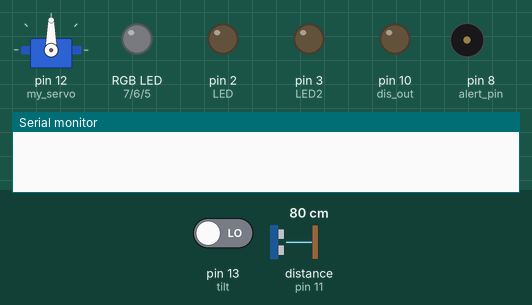
This sketch was run on a simulated Arduino Uno, built with avr-gcc and run on an emulated ATmega328P. Shown: servo, an RGB LED mixed from three pins (HIGH = lit), output pins drawn as LEDs (lit = HIGH), buzzer (waves = sounding), the last lines printed to the serial monitor. Dashed ring = blinking. The test bench sets the inputs (shaded band); at power-on: pin 13 (tilt) LOW, distance to the obstacle (sensor on pin 11) 80 cm. The echo pulse lasts 58.3 µs per cm.

Above: at 1.2 s.
1.3 s: pin 13 (tilt) driven HIGH
At 1.6 s:
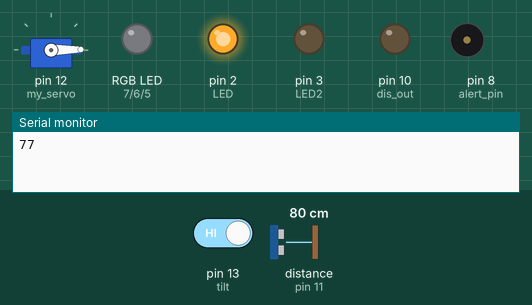
4.3 s: distance to the obstacle (sensor on pin 11) set to 33 cm
7.3 s: distance to the obstacle (sensor on pin 11) set to 27 cm
At 7.8 s:
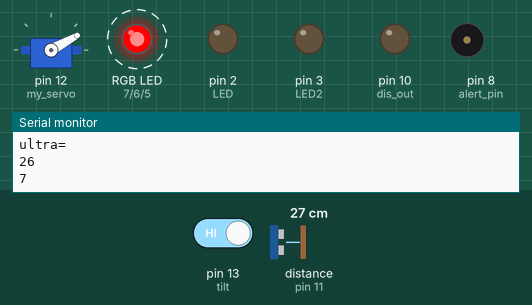
10.3 s: distance to the obstacle (sensor on pin 11) set to 36 cm
At 10.55 s:
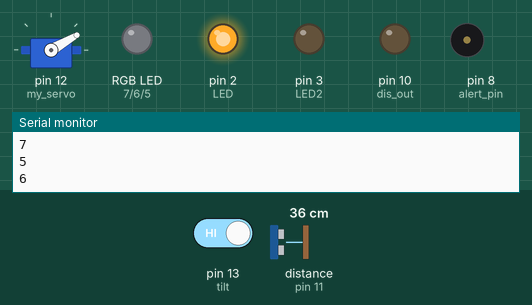
13.3 s: distance to the obstacle (sensor on pin 11) set to 2 cm
At 13.8 s:
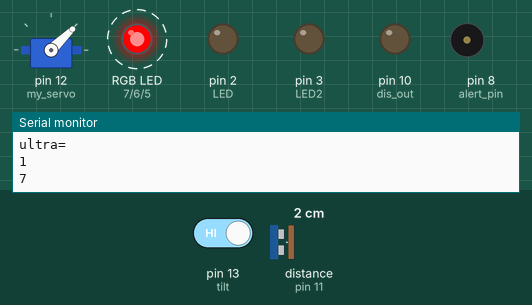
16.3 s: distance to the obstacle (sensor on pin 11) set to 250 cm
At 16.68 s:
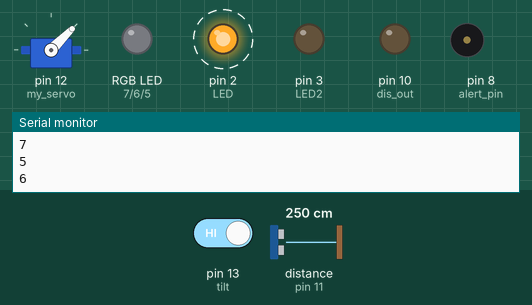
Timing chart, 0 to 25.8 s (numbered marks = the images above; inputs shaded):
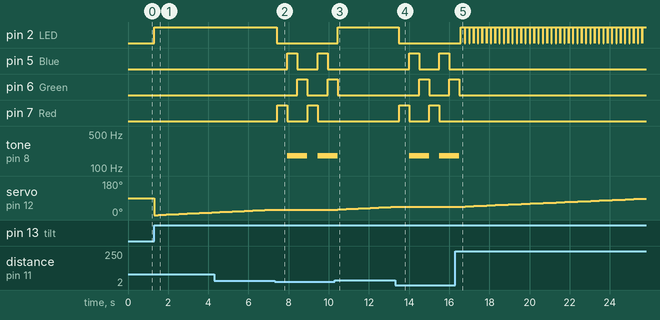

Measured:
- the behaviour switches between 31 and 30 cm on distance to the obstacle (sensor on pin 11) (found by bisection; images 1 and 2)
- the behaviour switches between 32 and 33 cm on distance to the obstacle (sensor on pin 11) (found by bisection; images 2 and 3)
- after the input at 1.3 s, pin 2 (LED): LOW → HIGH at once; servo on pin 12 (my_servo): 90° → 0° at once, → 1° 0.21 s later, → 2° 0.21 s later, → 3° 0.21 s later, … (15 changes in this stretch)
- after the input at 7.3 s, pin 2 (LED): HIGH → LOW after 0.12 s; pin 5 (Blue): alternates HIGH for 0.50 s and LOW for 1.0 s, starting after 0.63 s
- after the input at 10.3 s, pin 2 (LED): LOW → HIGH after 0.15 s; pin 5 (Blue), pin 7 (Red): stops changing and stays LOW; pin 6 (Green): goes on until 10.4 s, then stays LOW; tone on pin 8 (alert_pin): goes on until 10.4 s, then stays silent; servo on pin 12 (my_servo): moves from 29° to 44° over 2.8 s, starting after 0.15 s
- after the input at 13.3 s, pin 2 (LED): HIGH → LOW after 0.19 s; pin 5 (Blue): alternates HIGH for 0.50 s and LOW for 1.0 s, starting after 0.70 s
- after the input at 16.3 s, pin 2 (LED): alternates HIGH for 0.20 s and LOW for 0.02 s, starting after 0.28 s; pin 5 (Blue): stops changing and stays LOW

The sketch:

scaning_robbot.ino
```cpp
#include <Servo.h>
Servo my_servo;
int mov_s;

int tilt=13;     //connect tilt to D2
int dis_in=11;
int dis_out=10;
int LED=2 ;
int LED2=3;
int const alert_pin =8; //
int const Red = 7; //                                                                                                                                                         pin 3
int const Blue = 5; // pin 4
int const Green = 6; // pin 5

long ultra=0;
void setup()
{
    pinMode(LED2,OUTPUT);
   pinMode(LED, OUTPUT);
pinMode(Red,OUTPUT);
pinMode(Blue,OUTPUT);
pinMode(Green,OUTPUT);
   pinMode(tilt, INPUT);
    Serial.begin(9600);
    my_servo.attach(12);
  pinMode(dis_in,INPUT);//determine the dis_in (pin 11) as the input from the sensor
pinMode(dis_out,OUTPUT);// determin the dis_out (pin 10) as the output to the sensor
pinMode(alert_pin,OUTPUT);

}
void loop()
{

if (digitalRead(tilt)==HIGH) //when the digital output value of tilt is high, turn on the LED.
   {

         for(int pos = 0; pos <180; pos += 1)  // goes from 0 degrees to 180 degrees
		  {                                  // in steps of 1 degree
                      digitalWrite(LED, HIGH);
			my_servo.write(pos);    			// tell servo to go to position in variable 'pos'
			delay(200);                       // waits 15ms for the servo to reach the position
                    digitalWrite(LED, LOW);
                    test_movment();

		  }


   }

   /*
  for(int pos = 90; pos>=1; pos-=1)     // goes from 180 degrees to 0 degrees
  {
    my_servo.write(pos);              // tell servo to go to position in variable 'pos'
    delay(60);                       // waits 15ms for the servo to reach the position
  }

   if (digitalRead(tilt)==LOW)  //when the digital output value of tilt is low, turn off the LED.
   {
     digitalWrite(LED, LOW);
   }
*/

}


void start_ultra()
{
 digitalWrite(dis_out,LOW);//send low ping to sensor /for start the sensor (cycle for turn on sensor = low high low )
  delayMicroseconds(2);
  digitalWrite(dis_out,HIGH);//send heigh ping to sensor /for start the sensor (cycle for turn on sensor = low high low )
  delayMicroseconds(10);
   digitalWrite(dis_out,LOW);//send low ping to sensor /for start the sensor (cycle for turn on sensor = low high low )

}


bool test_movment()
{
 long xxx;
 xxx=get_ultra_var();

Serial.println(xxx);

             if(xxx<30)
             {
                       for(int test_if_mov=lop_move_fix();test_if_mov==1; test_if_mov=lop_move_fix())
                     {
                       Serial.println("ultra=");
                       Serial.println(xxx);
                         RGB(Red);
                          alert_alert();
                          RGB(Blue);
                          RGB(Green);

                     }

             }

}

void RGB(int x)

              {

            digitalWrite(x, HIGH);
            Serial.println(x);
            delay(500);
            digitalWrite(x, LOW);

      }

     void alert_alert()
     {

       tone(alert_pin, 714/4, 1000);//calculate 350hz -> 1000000/350=2857 (2587 cycles in one second)  2857/4 =714


     }


     long get_ultra_var()
     {
       long xxx;
 start_ultra();
 xxx=  pulseIn(dis_in,HIGH);
 xxx=xxx/2;//back and forth
xxx=xxx/30.1;//from feet to cm
return xxx;

     }


bool lop_move_fix()
    {
       long xxx;
      int yes_mov=0 ,no_mov=0;
        for(int lop2=0;lop2<5;lop2++)
            {
                xxx=get_ultra_var();
                if (xxx<=30)yes_mov++;
                else no_mov++;
              }
        if (yes_mov>no_mov)return true;
        else return false;

    }
```
